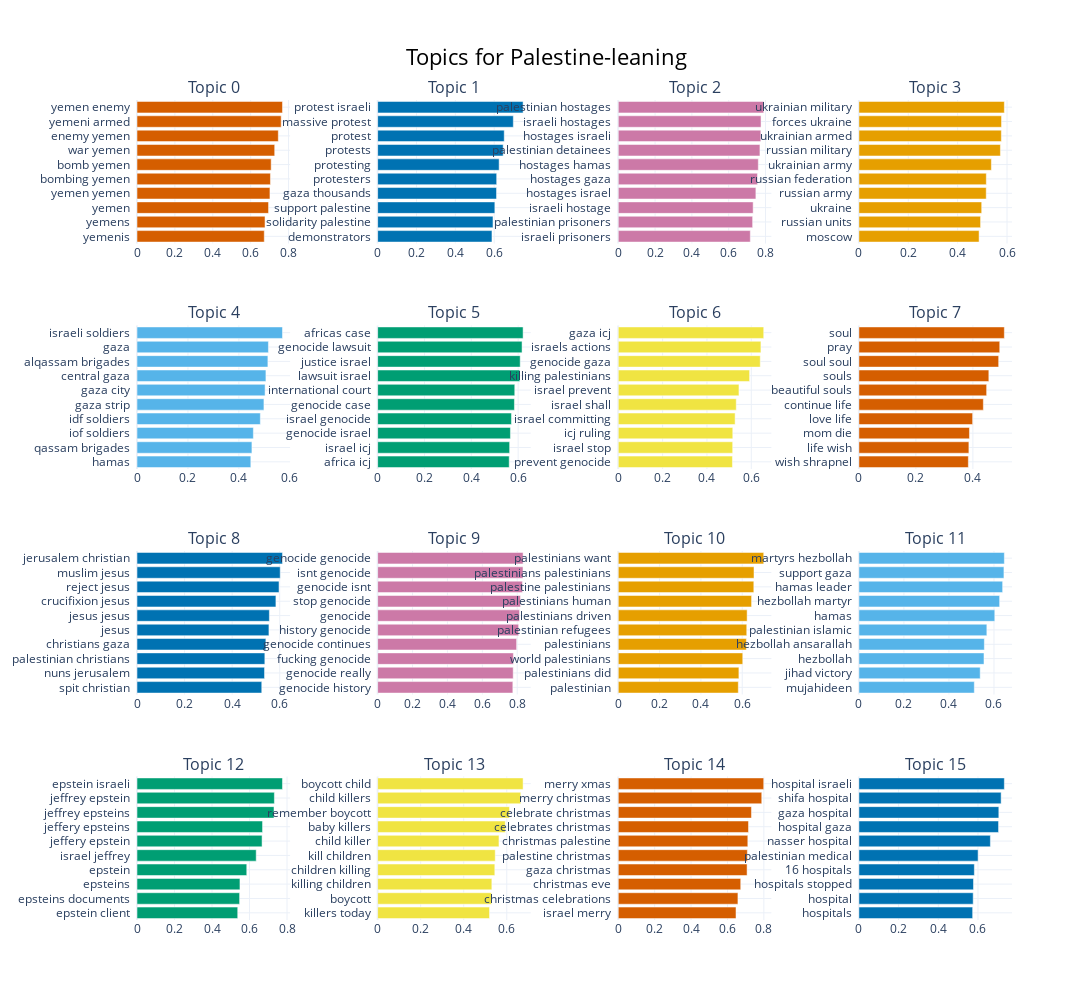

Notebook cell for this chart:
### Code cell
topic_model.visualize_barchart(top_n_topics = 16, n_words = 20, title = "Topics for Palestine-leaning", height = 250, width = 320)

### Figure 1 — Plotly figure (JSON) as saved in the notebook; plotly's stock layout.template omitted (floating-point values rounded to 4 significant figures)
{"data": [{"marker": {"color": "#D55E00"}, "orientation": "h", "type": "bar", "x": [0.672, 0.6759, 0.6945, 0.7019, 0.7045, 0.7084, 0.727, 0.746, 0.7612, 0.768], "xaxis": "x", "y": ["yemenis  ", "yemens  ", "yemen  ", "yemen yemen  ", "bombing yemen  ", "bomb yemen  ", "war yemen  ", "enemy yemen  ", "yemeni armed  ", "yemen enemy  "], "yaxis": "y"}, {"marker": {"color": "#0072B2"}, "orientation": "h", "type": "bar", "x": [0.5885, 0.5938, 0.6033, 0.6119, 0.6127, 0.6253, 0.6461, 0.6516, 0.6984, 0.7487], "xaxis": "x2", "y": ["demonstrators  ", "solidarity palestine  ", "support palestine  ", "gaza thousands  ", "protesters  ", "protesting  ", "protests  ", "protest  ", "massive protest  ", "protest israeli  "], "yaxis": "y2"}, {"marker": {"color": "#CC79A7"}, "orientation": "h", "type": "bar", "x": [0.7174, 0.73, 0.7328, 0.7477, 0.7561, 0.7608, 0.7697, 0.7745, 0.7756, 0.7902], "xaxis": "x3", "y": ["israeli prisoners  ", "palestinian prisoners  ", "israeli hostage  ", "hostages israel  ", "hostages gaza  ", "hostages hamas  ", "palestinian detainees  ", "hostages israeli  ", "israeli hostages  ", "palestinian hostages  "], "yaxis": "y3"}, {"marker": {"color": "#E69F00"}, "orientation": "h", "type": "bar", "x": [0.4869, 0.4929, 0.4974, 0.5158, 0.5161, 0.5366, 0.5732, 0.577, 0.5777, 0.5892], "xaxis": "x4", "y": ["moscow  ", "russian units  ", "ukraine  ", "russian army  ", "russian federation  ", "ukrainian army  ", "russian military  ", "ukrainian armed  ", "forces ukraine  ", "ukrainian military  "], "yaxis": "y4"}, {"marker": {"color": "#56B4E9"}, "orientation": "h", "type": "bar", "x": [0.4468, 0.4512, 0.4569, 0.4842, 0.4983, 0.5028, 0.5061, 0.5139, 0.516, 0.5711], "xaxis": "x5", "y": ["hamas  ", "qassam brigades  ", "iof soldiers  ", "idf soldiers  ", "gaza strip  ", "gaza city  ", "central gaza  ", "alqassam brigades  ", "gaza  ", "israeli soldiers  "], "yaxis": "y5"}, {"marker": {"color": "#009E73"}, "orientation": "h", "type": "bar", "x": [0.5618, 0.5636, 0.567, 0.5714, 0.5841, 0.5855, 0.607, 0.6087, 0.6167, 0.6211], "xaxis": "x6", "y": ["africa icj  ", "israel icj  ", "genocide israel  ", "israel genocide  ", "genocide case  ", "international court  ", "lawsuit israel  ", "justice israel  ", "genocide lawsuit  ", "africas case  "], "yaxis": "y6"}, {"marker": {"color": "#F0E442"}, "orientation": "h", "type": "bar", "x": [0.5149, 0.5161, 0.5165, 0.527, 0.5321, 0.5444, 0.5923, 0.6404, 0.6435, 0.656], "xaxis": "x7", "y": ["prevent genocide  ", "israel stop  ", "icj ruling  ", "israel committing  ", "israel shall  ", "israel prevent  ", "killing palestinians  ", "genocide gaza  ", "israels actions  ", "gaza icj  "], "yaxis": "y7"}, {"marker": {"color": "#D55E00"}, "orientation": "h", "type": "bar", "x": [0.3841, 0.386, 0.388, 0.3992, 0.4367, 0.4483, 0.456, 0.4905, 0.4942, 0.5104], "xaxis": "x8", "y": ["wish shrapnel  ", "life wish  ", "mom die  ", "love life  ", "continue life  ", "beautiful souls  ", "souls  ", "soul soul  ", "pray  ", "soul  "], "yaxis": "y8"}, {"marker": {"color": "#0072B2"}, "orientation": "h", "type": "bar", "x": [0.5245, 0.5361, 0.5374, 0.5417, 0.5546, 0.5564, 0.584, 0.597, 0.602, 0.6115], "xaxis": "x9", "y": ["spit christian  ", "nuns jerusalem  ", "palestinian christians  ", "christians gaza  ", "jesus  ", "jesus jesus  ", "crucifixion jesus  ", "reject jesus  ", "muslim jesus  ", "jerusalem christian  "], "yaxis": "y9"}, {"marker": {"color": "#CC79A7"}, "orientation": "h", "type": "bar", "x": [0.775, 0.777, 0.778, 0.7967, 0.8082, 0.8134, 0.8187, 0.83, 0.8332, 0.8337], "xaxis": "x10", "y": ["genocide history  ", "genocide really  ", "fucking genocide  ", "genocide continues  ", "history genocide  ", "genocide  ", "stop genocide  ", "genocide isnt  ", "isnt genocide  ", "genocide genocide  "], "yaxis": "y10"}, {"marker": {"color": "#E69F00"}, "orientation": "h", "type": "bar", "x": [0.581, 0.5839, 0.6025, 0.62, 0.6219, 0.6237, 0.6453, 0.6561, 0.657, 0.704], "xaxis": "x11", "y": ["palestinian  ", "palestinians did  ", "world palestinians  ", "palestinians  ", "palestinian refugees  ", "palestinians driven  ", "palestinians human  ", "palestine palestinians  ", "palestinians palestinians  ", "palestinians want  "], "yaxis": "y11"}, {"marker": {"color": "#56B4E9"}, "orientation": "h", "type": "bar", "x": [0.5126, 0.5387, 0.5556, 0.5571, 0.5683, 0.6035, 0.6251, 0.6384, 0.6441, 0.646], "xaxis": "x12", "y": ["mujahideen  ", "jihad victory  ", "hezbollah  ", "hezbollah ansarallah  ", "palestinian islamic  ", "hamas  ", "hezbollah martyr  ", "hamas leader  ", "support gaza  ", "martyrs hezbollah  "], "yaxis": "y12"}, {"marker": {"color": "#009E73"}, "orientation": "h", "type": "bar", "x": [0.5371, 0.5471, 0.549, 0.5853, 0.6356, 0.6669, 0.6694, 0.7305, 0.7326, 0.7757], "xaxis": "x13", "y": ["epstein client  ", "epsteins documents  ", "epsteins  ", "epstein  ", "israel jeffrey  ", "jeffery epstein  ", "jeffery epsteins  ", "jeffrey epsteins  ", "jeffrey epstein  ", "epstein israeli  "], "yaxis": "y13"}, {"marker": {"color": "#F0E442"}, "orientation": "h", "type": "bar", "x": [0.52, 0.5291, 0.5308, 0.5445, 0.5465, 0.5638, 0.5932, 0.6126, 0.665, 0.6759], "xaxis": "x14", "y": ["killers today  ", "boycott  ", "killing children  ", "children killing  ", "kill children  ", "child killer  ", "baby killers  ", "remember boycott  ", "child killers  ", "boycott child  "], "yaxis": "y14"}, {"marker": {"color": "#D55E00"}, "orientation": "h", "type": "bar", "x": [0.647, 0.6575, 0.6729, 0.7078, 0.7093, 0.7119, 0.7156, 0.7318, 0.7885, 0.7992], "xaxis": "x15", "y": ["israel merry  ", "christmas celebrations  ", "christmas eve  ", "gaza christmas  ", "palestine christmas  ", "christmas palestine  ", "celebrates christmas  ", "celebrate christmas  ", "merry christmas  ", "merry xmas  "], "yaxis": "y15"}, {"marker": {"color": "#0072B2"}, "orientation": "h", "type": "bar", "x": [0.5731, 0.5758, 0.5773, 0.5817, 0.6005, 0.6625, 0.7036, 0.705, 0.7166, 0.7328], "xaxis": "x16", "y": ["hospitals  ", "hospital  ", "hospitals stopped  ", "16 hospitals  ", "palestinian medical  ", "nasser hospital  ", "hospital gaza  ", "gaza hospital  ", "shifa hospital  ", "hospital israeli  "], "yaxis": "y16"}], "layout": {"annotations": [{"font": {"size": 16}, "showarrow": false, "text": "Topic 0", "x": 0.0875, "xanchor": "center", "xref": "paper", "y": 1, "yanchor": "bottom", "yref": "paper"}, {"font": {"size": 16}, "showarrow": false, "text": "Topic 1", "x": 0.3625, "xanchor": "center", "xref": "paper", "y": 1, "yanchor": "bottom", "yref": "paper"}, {"font": {"size": 16}, "showarrow": false, "text": "Topic 2", "x": 0.6375, "xanchor": "center", "xref": "paper", "y": 1, "yanchor": "bottom", "yref": "paper"}, {"font": {"size": 16}, "showarrow": false, "text": "Topic 3", "x": 0.9125, "xanchor": "center", "xref": "paper", "y": 1, "yanchor": "bottom", "yref": "paper"}, {"font": {"size": 16}, "showarrow": false, "text": "Topic 4", "x": 0.0875, "xanchor": "center", "xref": "paper", "y": 0.725, "yanchor": "bottom", "yref": "paper"}, {"font": {"size": 16}, "showarrow": false, "text": "Topic 5", "x": 0.3625, "xanchor": "center", "xref": "paper", "y": 0.725, "yanchor": "bottom", "yref": "paper"}, {"font": {"size": 16}, "showarrow": false, "text": "Topic 6", "x": 0.6375, "xanchor": "center", "xref": "paper", "y": 0.725, "yanchor": "bottom", "yref": "paper"}, {"font": {"size": 16}, "showarrow": false, "text": "Topic 7", "x": 0.9125, "xanchor": "center", "xref": "paper", "y": 0.725, "yanchor": "bottom", "yref": "paper"}, {"font": {"size": 16}, "showarrow": false, "text": "Topic 8", "x": 0.0875, "xanchor": "center", "xref": "paper", "y": 0.45, "yanchor": "bottom", "yref": "paper"}, {"font": {"size": 16}, "showarrow": false, "text": "Topic 9", "x": 0.3625, "xanchor": "center", "xref": "paper", "y": 0.45, "yanchor": "bottom", "yref": "paper"}, {"font": {"size": 16}, "showarrow": false, "text": "Topic 10", "x": 0.6375, "xanchor": "center", "xref": "paper", "y": 0.45, "yanchor": "bottom", "yref": "paper"}, {"font": {"size": 16}, "showarrow": false, "text": "Topic 11", "x": 0.9125, "xanchor": "center", "xref": "paper", "y": 0.45, "yanchor": "bottom", "yref": "paper"}, {"font": {"size": 16}, "showarrow": false, "text": "Topic 12", "x": 0.0875, "xanchor": "center", "xref": "paper", "y": 0.175, "yanchor": "bottom", "yref": "paper"}, {"font": {"size": 16}, "showarrow": false, "text": "Topic 13", "x": 0.3625, "xanchor": "center", "xref": "paper", "y": 0.175, "yanchor": "bottom", "yref": "paper"}, {"font": {"size": 16}, "showarrow": false, "text": "Topic 14", "x": 0.6375, "xanchor": "center", "xref": "paper", "y": 0.175, "yanchor": "bottom", "yref": "paper"}, {"font": {"size": 16}, "showarrow": false, "text": "Topic 15", "x": 0.9125, "xanchor": "center", "xref": "paper", "y": 0.175, "yanchor": "bottom", "yref": "paper"}], "height": 1000, "hoverlabel": {"bgcolor": "white", "font": {"family": "Rockwell", "size": 16}}, "showlegend": false, "title": {"font": {"color": "Black", "size": 22}, "text": "Topics for Palestine-leaning", "x": 0.5, "xanchor": "center", "yanchor": "top"}, "width": 1280, "xaxis": {"anchor": "y", "domain": [0, 0.175], "showgrid": true}, "xaxis10": {"anchor": "y10", "domain": [0.275, 0.45], "showgrid": true}, "xaxis11": {"anchor": "y11", "domain": [0.55, 0.725], "showgrid": true}, "xaxis12": {"anchor": "y12", "domain": [0.825, 1], "showgrid": true}, "xaxis13": {"anchor": "y13", "domain": [0, 0.175], "showgrid": true}, "xaxis14": {"anchor": "y14", "domain": [0.275, 0.45], "showgrid": true}, "xaxis15": {"anchor": "y15", "domain": [0.55, 0.725], "showgrid": true}, "xaxis16": {"anchor": "y16", "domain": [0.825, 1], "showgrid": true}, "xaxis2": {"anchor": "y2", "domain": [0.275, 0.45], "showgrid": true}, "xaxis3": {"anchor": "y3", "domain": [0.55, 0.725], "showgrid": true}, "xaxis4": {"anchor": "y4", "domain": [0.825, 1], "showgrid": true}, "xaxis5": {"anchor": "y5", "domain": [0, 0.175], "showgrid": true}, "xaxis6": {"anchor": "y6", "domain": [0.275, 0.45], "showgrid": true}, "xaxis7": {"anchor": "y7", "domain": [0.55, 0.725], "showgrid": true}, "xaxis8": {"anchor": "y8", "domain": [0.825, 1], "showgrid": true}, "xaxis9": {"anchor": "y9", "domain": [0, 0.175], "showgrid": true}, "yaxis": {"anchor": "x", "domain": [0.825, 1], "showgrid": true}, "yaxis10": {"anchor": "x10", "domain": [0.275, 0.45], "showgrid": true}, "yaxis11": {"anchor": "x11", "domain": [0.275, 0.45], "showgrid": true}, "yaxis12": {"anchor": "x12", "domain": [0.275, 0.45], "showgrid": true}, "yaxis13": {"anchor": "x13", "domain": [0, 0.175], "showgrid": true}, "yaxis14": {"anchor": "x14", "domain": [0, 0.175], "showgrid": true}, "yaxis15": {"anchor": "x15", "domain": [0, 0.175], "showgrid": true}, "yaxis16": {"anchor": "x16", "domain": [0, 0.175], "showgrid": true}, "yaxis2": {"anchor": "x2", "domain": [0.825, 1], "showgrid": true}, "yaxis3": {"anchor": "x3", "domain": [0.825, 1], "showgrid": true}, "yaxis4": {"anchor": "x4", "domain": [0.825, 1], "showgrid": true}, "yaxis5": {"anchor": "x5", "domain": [0.55, 0.725], "showgrid": true}, "yaxis6": {"anchor": "x6", "domain": [0.55, 0.725], "showgrid": true}, "yaxis7": {"anchor": "x7", "domain": [0.55, 0.725], "showgrid": true}, "yaxis8": {"anchor": "x8", "domain": [0.55, 0.725], "showgrid": true}, "yaxis9": {"anchor": "x9", "domain": [0.275, 0.45], "showgrid": true}}}
